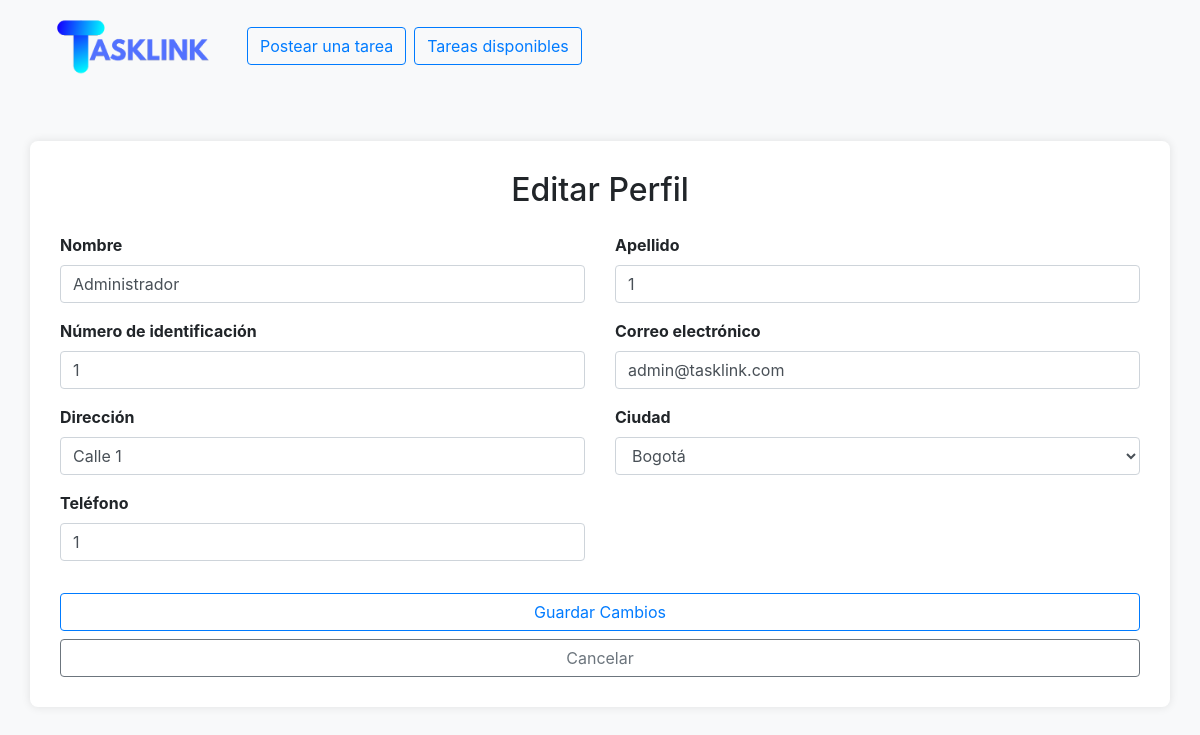
The page /editar_perfil (signed in) on the database as committed earlier.
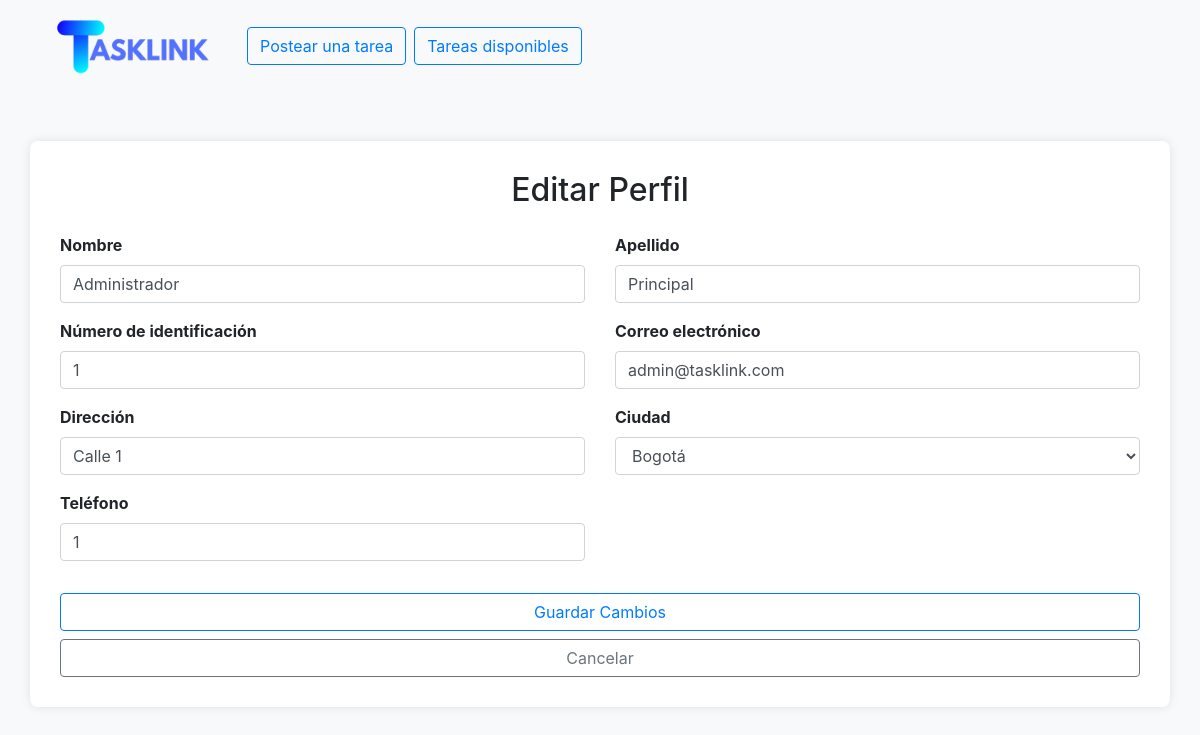
The same page on the database as committed later.
### tables this page shows
CREATE TABLE Usuarios (
    ID_usuario INTEGER PRIMARY KEY,
    Nombre TEXT NOT NULL,
    Apellido TEXT NOT NULL,
    Correo TEXT NOT NULL UNIQUE,
    Contrasena TEXT NOT NULL,
    ID_estado_usuario INTEGER,
    ID_tipo_usuario INTEGER,
    Identificacion TEXT NOT NULL UNIQUE,
    ID_ciudad INTEGER,
    Direccion TEXT,
    Telefono TEXT,
    FotoPerfil BLOB,
    FotoCedula BLOB,
    Fecha_creacion DATETIME DEFAULT CURRENT_TIMESTAMP,
    Fecha_actualizacion DATETIME DEFAULT CURRENT_TIMESTAMP,
    FOREIGN KEY (ID_estado_usuario) REFERENCES Estados_Usuarios(ID_estado_usuario),
    FOREIGN KEY (ID_tipo_usuario) REFERENCES Tipos_Usuarios(ID_tipo_usuario),
    FOREIGN KEY (ID_ciudad) REFERENCES Ciudades(ID_ciudad)
);

### app.py (the view)
@app.route('/editar_perfil', methods=['GET'])
@login_requerido
@verificar_usuario_activo
def editar_perfil():
    conn = db_manager.get_connection()
    ciudades = conn.execute('SELECT ID_ciudad, Nombre FROM Ciudades').fetchall()
    conn.close()
    conn = db_manager.get_connection()
    usuario = conn.execute('''
        SELECT U.*, C.Nombre AS Ciudad
        FROM Usuarios U
        LEFT JOIN Ciudades C ON U.ID_ciudad = C.ID_ciudad
        WHERE U.ID_usuario = ?
    ''', (session['user_id'],)).fetchone()
    conn.close()
    return render_template('editar_perfil.html', usuario=usuario, ciudades=ciudades)

### app.py (called while the page is built)
def login_requerido(f):
    @wraps(f)
    def decorador(*args, **kwargs):
        if 'user_id' not in session:
            return redirect(url_for('login'))
        return f(*args, **kwargs)
    return decorador

def verificar_usuario_activo(f):
    @wraps(f)
    def decorated_function(*args, **kwargs):
        usuario_id = session.get('user_id')  # Obtener el ID del usuario de la sesión
        if not usuario_id:
            flash('Debes iniciar sesión primero.', 'danger')
            return redirect(url_for('login'))
        conn = db_manager.get_connection()
        estado_usuario = conn.execute(
            'SELECT ID_estado_usuario FROM Usuarios WHERE ID_usuario = ?',
            (usuario_id,)
        ).fetchone()
        conn.close()
        if estado_usuario and estado_usuario['ID_estado_usuario'] != 1:
            flash('Tu cuenta está inactiva y no puedes acceder a esta sección solo al perfil. Por favor, contacta al administrador.', 'warning')
            return redirect(url_for('index'))  # Redirige al usuario al índice
        return f(*args, **kwargs)
    return decorated_function

### templates/editar_perfil.html (shortened to what the changed rows need)
<!DOCTYPE html>
<html lang="es">
<head>
    <link href="https://maxcdn.bootstrapcdn.com/bootstrap/4.5.2/css/bootstrap.min.css" rel="stylesheet" />
    <link rel="stylesheet" href="/static/css/styles.css" />
</head>
<body>
    <div class="container mt-5">
        <h2 class="text-center">Editar Perfil</h2>
        <form id="editProfileForm" action="/actualizar-perfil" method="POST" enctype="multipart/form-data" class="mt-4">
            <div class="row">
                <div class="col-md-6">
                    <div class="form-group">
                        <label for="nombre">Nombre</label>
                        <input type="text" class="form-control" id="nombre" name="nombre"
                            value="{{ usuario['Nombre'] }}" required />
                    </div>
                </div>
                <div class="col-md-6">
                    <div class="form-group">
                        <label for="apellido">Apellido</label>
                        <input type="text" class="form-control" id="apellido" name="apellido"
                            value="{{ usuario['Apellido'] }}" required />
                    </div>
                </div>
            </div>
            <div class="row">
                <div class="col-md-6">
                    <div class="form-group">
                        <label for="identificacion">Número de identificación</label>
                        <input type="text" class="form-control" id="identificacion" name="identificacion"
                            value="{{ usuario['Identificacion'] }}" required />
                    </div>
                </div>
                <div class="col-md-6">
                    <div class="form-group">
                        <label for="correo">Correo electrónico</label>
                        <input type="email" class="form-control" id="correo" name="correo"
                            value="{{ usuario['Correo'] }}" required />
                    </div>
                </div>
            </div>
            <div class="row">
                <div class="col-md-6">
                    <div class="form-group">
                        <label for="direccion">Dirección</label>
                        <input type="text" class="form-control" id="direccion" name="direccion"
                            value="{{ usuario['Direccion'] }}" />
                    </div>
                </div>
            </div>
            <div class="row">
                <div class="col-md-6">
                    <div class="form-group">
                        <label for="telefono">Teléfono</label>
                        <input type="text" class="form-control" id="telefono" name="telefono"
                            value="{{ usuario['Telefono'] }}" />
                    </div>
                </div>
            </div>
        </form>
    </div>
</body>
</html>

Rows that differ between the two databases and show on the page:
changed Usuarios "Administrador": apellido "1" → "Principal"
